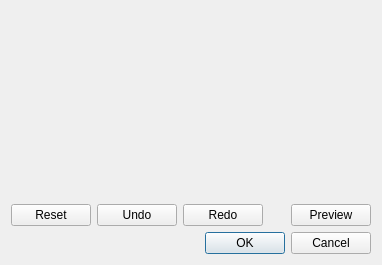
<?xml version="1.0" encoding="UTF-8"?>
<ui version="4.0">
 <class>WatershedMarkerDialog</class>
 <widget class="QDialog" name="WatershedMarkerDialog">
  <property name="geometry">
   <rect>
    <x>0</x>
    <y>0</y>
    <width>382</width>
    <height>265</height>
   </rect>
  </property>
  <property name="windowTitle">
   <string>Watershed Marker</string>
  </property>
  <property name="modal">
   <bool>true</bool>
  </property>
  <layout class="QGridLayout" name="gridLayout">
   <item row="1" column="0">
    <widget class="QPushButton" name="resetButton">
     <property name="text">
      <string>Reset</string>
     </property>
    </widget>
   </item>
   <item row="1" column="4" alignment="Qt::AlignBottom">
    <widget class="QPushButton" name="redoButton">
     <property name="text">
      <string>Redo</string>
     </property>
    </widget>
   </item>
   <item row="1" column="5">
    <spacer name="horizontalSpacer">
     <property name="orientation">
      <enum>Qt::Horizontal</enum>
     </property>
     <property name="sizeHint" stdset="0">
      <size>
       <width>40</width>
       <height>20</height>
      </size>
     </property>
    </spacer>
   </item>
   <item row="2" column="0" colspan="7">
    <widget class="QDialogButtonBox" name="buttonBox">
     <property name="orientation">
      <enum>Qt::Horizontal</enum>
     </property>
     <property name="standardButtons">
      <set>QDialogButtonBox::Cancel|QDialogButtonBox::Ok</set>
     </property>
    </widget>
   </item>
   <item row="0" column="0" colspan="7">
    <widget class="QImageInteractiveDrawer" name="drawer" native="true"/>
   </item>
   <item row="1" column="1" colspan="3">
    <widget class="QPushButton" name="undoButton">
     <property name="text">
      <string>Undo</string>
     </property>
    </widget>
   </item>
   <item row="1" column="6">
    <widget class="QPushButton" name="previewButton">
     <property name="text">
      <string>Preview</string>
     </property>
    </widget>
   </item>
  </layout>
 </widget>
 <customwidgets>
  <customwidget>
   <class>QImageInteractiveDrawer</class>
   <extends>QWidget</extends>
   <header>qimageinteractivedrawer.h</header>
   <container>1</container>
  </customwidget>
 </customwidgets>
 <resources/>
 <connections>
  <connection>
   <sender>buttonBox</sender>
   <signal>accepted()</signal>
   <receiver>WatershedMarkerDialog</receiver>
   <slot>accept()</slot>
   <hints>
    <hint type="sourcelabel">
     <x>248</x>
     <y>254</y>
    </hint>
    <hint type="destinationlabel">
     <x>157</x>
     <y>274</y>
    </hint>
   </hints>
  </connection>
  <connection>
   <sender>buttonBox</sender>
   <signal>rejected()</signal>
   <receiver>WatershedMarkerDialog</receiver>
   <slot>reject()</slot>
   <hints>
    <hint type="sourcelabel">
     <x>316</x>
     <y>260</y>
    </hint>
    <hint type="destinationlabel">
     <x>286</x>
     <y>274</y>
    </hint>
   </hints>
  </connection>
 </connections>
</ui>
